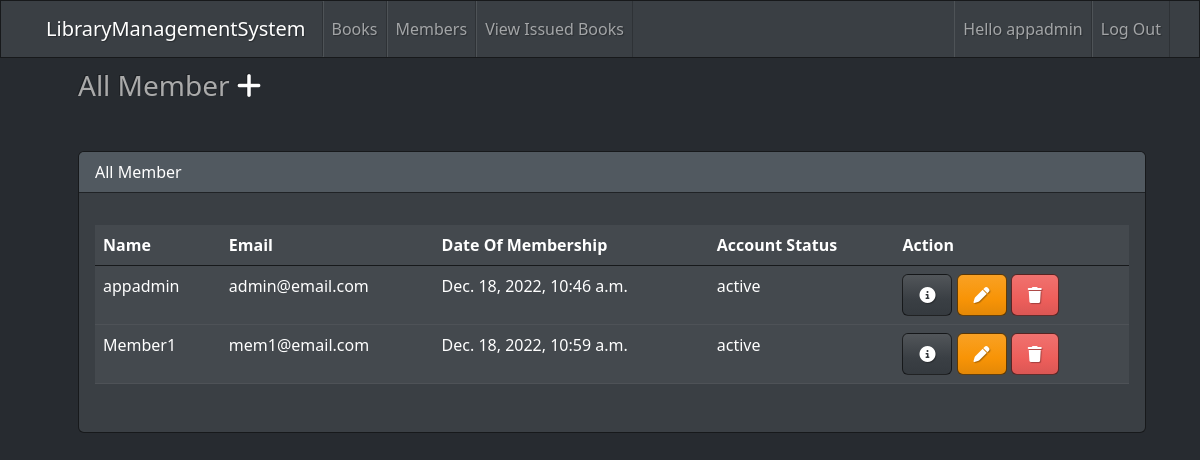
Page /members (signed in) on the committed database.
### base/models.py (models this page shows, shortened)
class Member(models.Model):
    STATUS = [
        ('active', 'Active'),
        ('closed', 'Closed'),
        ('blacklist', 'Blacklist'),
    ]
    member = models.OneToOneField(User, on_delete=models.CASCADE)
    name = models.CharField(max_length=100)
    email = models.EmailField(
        unique=True, max_length=200, null=True, blank=True)
    membership_date = models.DateTimeField(auto_now_add=True)
    membership_status = models.CharField(
        max_length=20, choices=STATUS, default='active')

### base/decorator.py (the view)
        def wrapper_func(request, *args, **kwargs):
            group = None
            if request.user.groups.exists():
                group = request.user.groups.all()[0].name
            if group in allow_roles:
                return view_func(request, *args, **kwargs)
            return HttpResponse('You are not authorized on this site.')

### base/decorator.py (called while the page is built)
def allowed_user(allow_roles=[]):
    def decorator(view_func):
        def wrapper_func(request, *args, **kwargs):
            group = None
            if request.user.groups.exists():
                group = request.user.groups.all()[0].name
            if group in allow_roles:
                return view_func(request, *args, **kwargs)
            return HttpResponse('You are not authorized on this site.')
        return wrapper_func
    return decorator

### base/views.py (called while the page is built)
@login_required(login_url='login')
@allowed_user(allow_roles=['admin', 'staff'])
def members(request):
    members = Member.objects.all()
    page = request.GET.get('page')
    paginator = Paginator(members, 5) # Show 5 books per page.
    try:
        member_obj = paginator.page(page)
    except PageNotAnInteger:
        page = 1
        member_obj = paginator.page(page)
    except EmptyPage:
        page = paginator.num_pages
        member_obj = paginator.page(page)
    context = {'member_obj': member_obj, 'paginator':paginator}
    return render(request, 'base/members.html', context)

### base/templates/base/members.html (shortened to what this page needs)
{% extends 'base/main.html' %}
{% block content %}
<div class="container-fluid">
    <h3 class="m-4">All Member <a href="{% url 'register' %}"><i class="fa-solid fa-plus mt-5"></i></a></h3>
    <div class="row">
        <div class="col-12">
            {% if member_obj %}
            <div class="card text-white bg-primary ms-4 mr-4 mt-4 mb-4">
                <div class="card-header">All Member</div>
                <div class="card-body">
                  <p class="card-text">
                    <div class="table-responsive">
                        <table class="table">
                            <thead>
                              <tr>
                                <th scope="col">Name</th>
                                <th scope="col">Email</th>
                                <th scope="col">Date Of Membership</th>
                                <th scope="col">Account Status</th>
                                <th scope="col">Action</th>
                              </tr>
                            </thead>
                            <tbody>
                            {% for member in member_obj %}
                              <tr class="table-primary">
                                <td>{{member.name}}</td>
                                <td>{{member.email}}</td>
                                <td>{{member.membership_date}}</td>
                                <td>{{member.membership_status}}</td>
                                <td>
                                  <a href="{% url 'single_member' member.id %}" data-bs-toggle="modal" data-bs-target="#viewMember{{member.id}}"><i class="fa-solid fa-circle-info btn btn-primary"></i></a>
                                  <a href="{% url 'edit_member' member.id %}"><i class="fa-solid fa-pen btn btn-warning"></i></a>
                                  <a href="" data-bs-toggle="modal" data-bs-target="#deleteMember{{member.id}}"><i class="fa-solid fa-trash btn btn-danger"></i></a>
                                </td>
                              </tr>
                            {% endfor %}
                            </tbody>
                          </table>
                        </div>
                  </p>
                </div>
              </div>
              {% else %}
              <h5 class="alert alert-primary">No member record</h5>
              {% endif %}
        </div>
    </div>
</div>
{% endblock content %}

### templates/base/nav.html (shortened to what this page needs)
<div class="navbar navbar-expand-lg fixed-top navbar-dark bg-primary">
    <div class="container">
      <span class="navbar-brand">LibraryManagementSystem</span>
      <div class="collapse navbar-collapse" id="navbarResponsive">
        {% if request.user.is_staff %}
        <ul class="navbar-nav">
            <li class="nav-item">
              <a class="nav-link" href="{% url 'books' %}"
                >Books
              </a>
            </li>
            <li class="nav-item">
              <a class="nav-link" href="{% url 'members' %}">Members</a>
            </li>
            <li class="nav-item">
              <a class="nav-link" href="{% url 'issued_books' %}">View Issued Books</a>
            </li>
        </ul>
        <ul class="navbar-nav ms-md-auto">
          <li class="nav-item">
            <span class="nav-link">Hello {{request.user.username}}</span>
          </li>
          <li class="nav-item">
            <a class="nav-link" href="{% url 'logout' %}">Log Out</a>
          </li>
        </ul>
        {% else %}
        <ul class="navbar-nav ms-md-auto">
            <li class="nav-item">
                <a class="nav-link" href="{% url 'login' %}">Login/Sign Up</a>
            </li>
        </ul>
        {% endif %}
      </div>
    </div>
  </div>

### rows in the picture
Member: name "appadmin", email "admin@email.com", membership_date "Dec. 18, 2022, 10:46 a.m.", membership_status "active"
Member: name "Member1", email "mem1@email.com", membership_date "Dec. 18, 2022, 10:59 a.m.", membership_status "active"

### other values in the picture
{{ request.user.username }} "appadmin"
